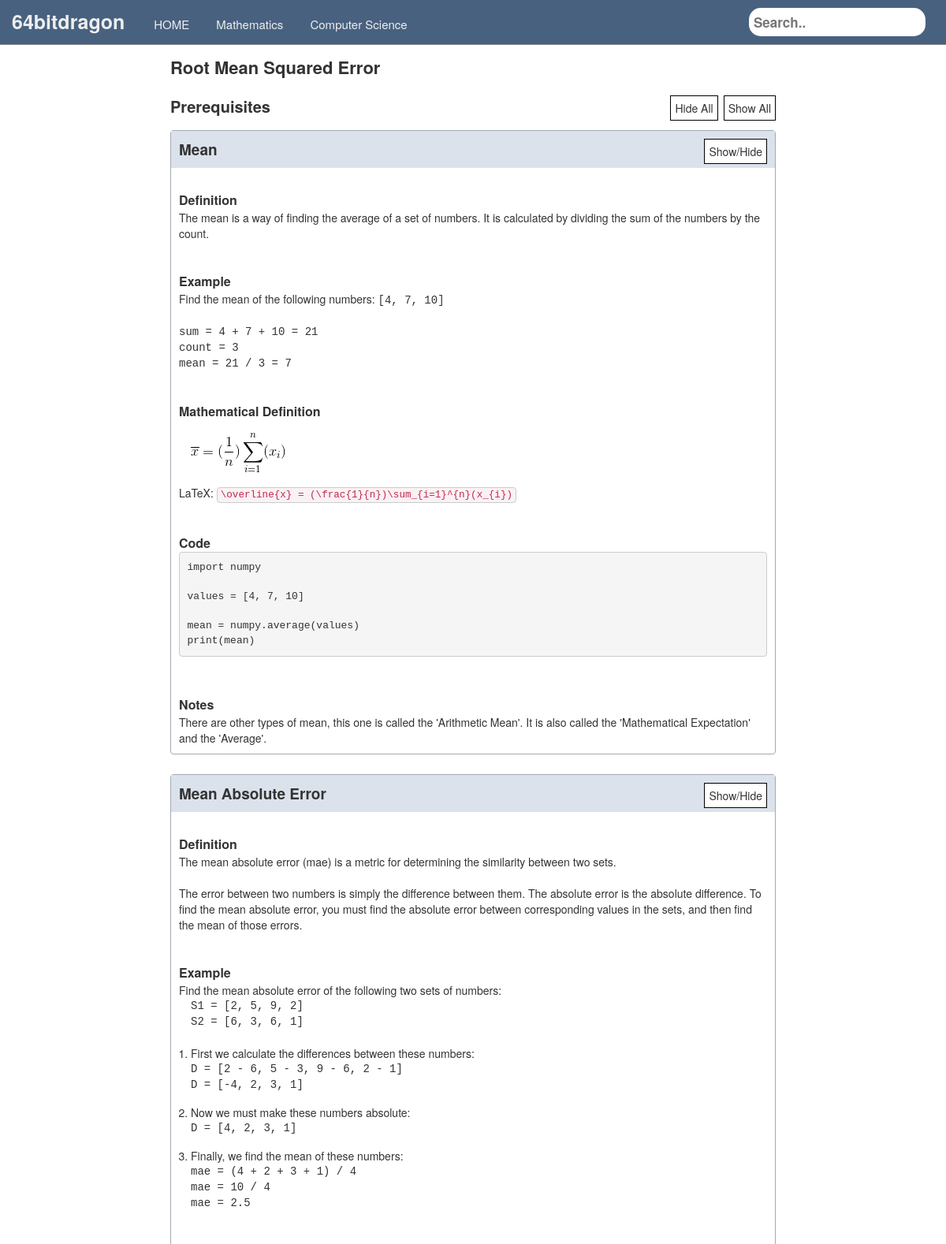
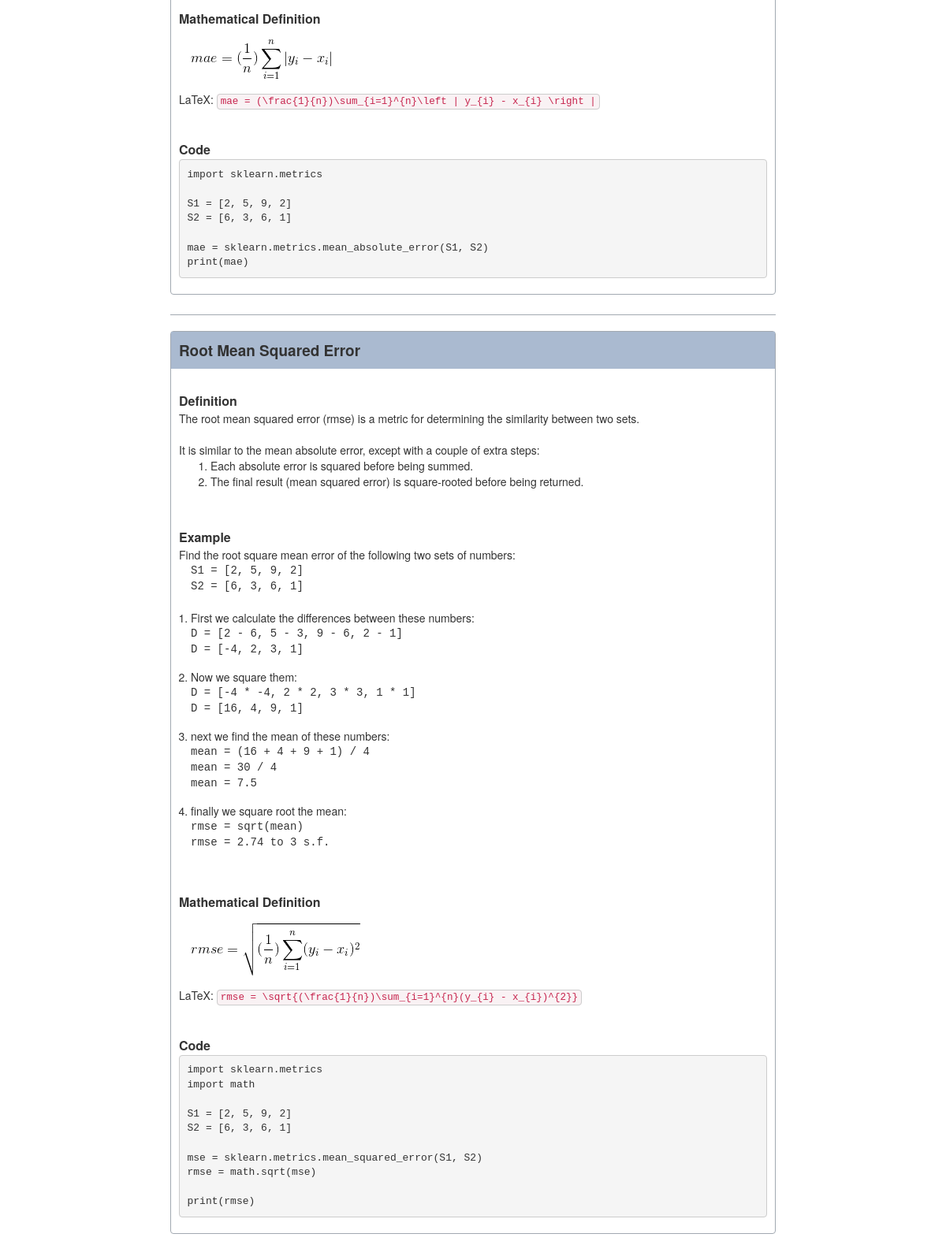
/learn.64bitdragon.com/admin/DynamicBlob.php?blobid=3, run on the app's committed database (2 pictures, top to bottom).
### tables this page shows
CREATE TABLE `articleblob` (
  `ArticleBlobID` int(11) NOT NULL,
  `Name` varchar(128) NOT NULL,
  `Path` varchar(128) NOT NULL,
  `Type` int(11) NOT NULL,
  `Keywords` varchar(64) NOT NULL,
  `Description` varchar(128) NOT NULL,
  `Finished` tinyint(1) NOT NULL
);

### learn.64bitdragon.com/admin/functions.php (called while the page is built, shortened)
<?php
function fetchBlob($conn, $blobID) {
	$sql = "SELECT Name, Path, Description, Keywords, Type FROM ArticleBlob WHERE ArticleBlobID = ".$blobID;
    $result = mysqli_query($conn, $sql);
    return mysqli_fetch_assoc($result);
}
function loadPrerequisites($conn, $blobID) {
    $sql = "SELECT ChildBlobID FROM blobprerequisite INNER JOIN articleblob ON blobprerequisite.ChildBlobID=articleblob.ArticleBlobID WHERE articleblob.Finished = 1 AND blobprerequisite.ParentBlobID = ".$blobID;
    $result = mysqli_query($conn, $sql);
	$blobs = array();
	while($row = mysqli_fetch_assoc($result)) {
		if(in_array($row["ChildBlobID"], $blobs) == false) {
			$childBlobs = loadPrerequisites($conn, $row["ChildBlobID"]);
			foreach ($childBlobs as $childBlob) {
				if(in_array($childBlob, $blobs) == false) {
					array_push($blobs, $childBlob);
				}
			}
			array_push($blobs, $row["ChildBlobID"]);
		}
    }
	return $blobs;
}
?>

### learn.64bitdragon.com/admin/DynamicBlob.php (the view, shortened to what this page needs)
<?php
	require("functions.php");
	$blobID = $_GET["blobid"];
    $conn = connectToDB();
	$blob = fetchBlob($conn, $blobID);
?>
<html>
<head>
	<link rel="stylesheet" href="/css/site.css" />
	<link rel="stylesheet" href="/css/blob.css" />
	<link rel="stylesheet" href="/css/bootstrap.min.css">
	<link rel="stylesheet" href="//code.jquery.com/ui/1.12.1/themes/base/jquery-ui.css">
</head>
<body>
<div class="siteHead">
	<span style="margin-right:15px;" class="logo">
		64bitdragon
	</span>
	<a href="/">
            <span id="home" class="siteHeadButton">
                HOME
            </span>
        </a>
        <a href="/mathematics">
            <span id="statistics" class="siteHeadButton">
                Mathematics
            </span>
        </a>
        <a href="/computer_science">
            <span id="statistics" class="siteHeadButton">
                Computer Science
            </span>
        </a>
	<input type="text" id="search" placeholder="Search..">
</div>
<div
<div class="container" style="max-width:768px;padding-top:70px;">
	<div class="row">
		<?php
			$prerequisites = loadPrerequisites($conn, $blobID);
			if(count($prerequisites) > 0) {
				echo "<div class=\"pageHeading\"><header>".$blob["Name"]."</header></div>";
				echo "<div class=\"pageSubHeading\" style=\"padding-bottom:15px\">";
				echo "<span>Prerequisites</span>";
				echo "<div class=\"showHide\" onclick=\"showAll();\">Show All</div>";
				echo "<div class=\"showHide\" style=\"margin-right:7px;\" onclick=\"hideAll();\">Hide All</div>";
				echo "</div>";
				echo "<div id=\"prerequisites\">";
				for($i = 0; $i < count($prerequisites); ++$i) {
					showBlob($conn, $prerequisites[$i], true);
				}
				echo "</div>";
				echo "<div style=\"border-bottom: 1px solid #a2a9b1;\"></div>";
				echo "<br />";
			} else {
				echo "<div class=\"pageHeading\"><header>".$blob["Name"]."</header></div>";
			}
            showBlob($conn, $blobID, false);
            function showBlob($conn, $blobID, $isPrerequisite) {
                $sql = "SELECT Name, Path, Type FROM ArticleBlob WHERE ArticleBlobID = ".$blobID;
                $result = mysqli_query($conn, $sql);
                while($row = mysqli_fetch_assoc($result)) {
					echo "<article>";
                    echo "<div class=\"blob\">";
					if($isPrerequisite) {
						echo "<div class=\"prerequisiteHeading\">";
					} else {
						echo "<div class=\"blobHeading\">";
					}
					echo "<header>".$row["Name"]."</header>";
					if($isPrerequisite) {
						echo "<div class=\"showHide\" onclick=\"showHide(this);\">Show/Hide</div>";
					}
					echo "</div>";
                    echo "</div>";
					echo "</article>";
                }
            }
		?>
	</div>
</div>
</body>
</html>

### learn.64bitdragon.com/css/site.css (style rules this page uses)
.siteHead { font-size: 25px; font-weight: bold; margin-bottom: 20px; padding: 10px 10px 10px 15px; background-color: #48617F; border-bottom: 1px solid #888888; position: fixed; width: 100%; z-index: 1; }
.siteHead > a { color: inherit; text-decoration: none; }
#search { float: right; padding: 6px; border: none; margin-right: 16px; font-size: 17px; border-radius: 15px; color: black; }
.logo { color: #eeeeee; }
.siteHeadButton { font-size: 15px; font-weight: normal; padding: 10px 10px 10px 10px; margin: 0 5px; cursor: pointer; color: #eeeeee; }
.pageHeading { font-size: 22px; font-weight: bold; margin-bottom: 20px; }
.pageSubHeading { font-size: 20px; font-weight: bold; }

### learn.64bitdragon.com/css/blob.css (style rules this page uses)
.blobHeading > header { font-size: 19px; font-weight: bold; display: inline-block; }
.prerequisiteHeading { padding: 10px; background-color: #dbe2eb; }
.prerequisiteHeading > header { font-size: 19px; font-weight: bold; display: inline-block; }
.showHide { font-size: 14px; font-weight: normal; display: inline-block; float: right; background-color: white; padding: 5px; border: 1px solid black; cursor: pointer; }
.blobSubHeading { font-size: 16px; font-weight: bold; }
.blobRow { margin-bottom: 20px; padding: 10px; }
.exampleData { padding-left: 15px; margin: 0; }
.equation { font-family: monospace; margin: 0; }
.exampleSteps { padding-left: 15px; }
.exampleSteps > li { margin-bottom: 15px; }
.blob { max-width: 768px; margin: 0 0 25px; line-height: 1.42857143; color: #333; border: 1px solid #a2a9b1; border-radius: 4px; }
code { border: 1px solid #ccc; }
.container .blobRow:last-child { margin-bottom: 0px; }

### data on the page
articleblob: Name "Root Mean Squared Error", value "Definition The root mean squared error (rmse) is a metric for determining the similarity between two sets. It is similar to the mean absolute error, except with a couple of extra steps: Each absolute error is squared before being summed. The final result (mean squared error) is square-rooted before being returned. Example Find the root square mean error of the following two sets of numbers: S1 = [2, 5, 9, 2] S2 = [6, 3, 6, 1] First we calculate the differences between these numbers: D = [2 - 6, 5 - 3, 9 - 6, 2 - 1] D = [-4, 2, 3, 1] Now we square them: D = [-4 * -4, 2 * 2, 3 * 3, 1 * 1] D = [16, 4, 9, 1] next we find the mean of these numbers: mean = (16 + 4 + 9 + 1) / 4 mean = 30 / 4 mean…"
articleblob: Name "Mean", shows "Show/Hide", value "Definition The mean is a way of finding the average of a set of numbers. It is calculated by dividing the sum of the numbers by the count. Example Find the mean of the following numbers: [4, 7, 10] sum = 4 + 7 + 10 = 21 count = 3 mean = 21 / 3 = 7 Mathematical Definition LaTeX: \\overline{x} = (\\frac{1}{n})\\sum_{i=1}^{n}(x_{i}) Code import numpy values = [4, 7, 10] mean = numpy.average(values) print(mean) Notes There are other types of mean, this one is called the 'Arithmetic Mean'. It is also called the 'Mathematical Expectation' and the 'Average'."
articleblob: Name "Mean Absolute Error", shows "Show/Hide", value "Definition The mean absolute error (mae) is a metric for determining the similarity between two sets. The error between two numbers is simply the difference between them. The absolute error is the absolute difference. To find the mean absolute error, you must find the absolute error between corresponding values in the sets, and then find the mean of those errors. Example Find the mean absolute error of the following two sets of numbers: S1 = [2, 5, 9, 2] S2 = [6, 3, 6, 1] First we calculate the differences between these numbers: D = [2 - 6, 5 - 3, 9 - 6, 2 - 1] D = [-4, 2, 3, 1] Now we must make these numbers absolute: D = [4, 2, 3, 1] Finally, we find the mean of these numbers: mae = (4 +…"
